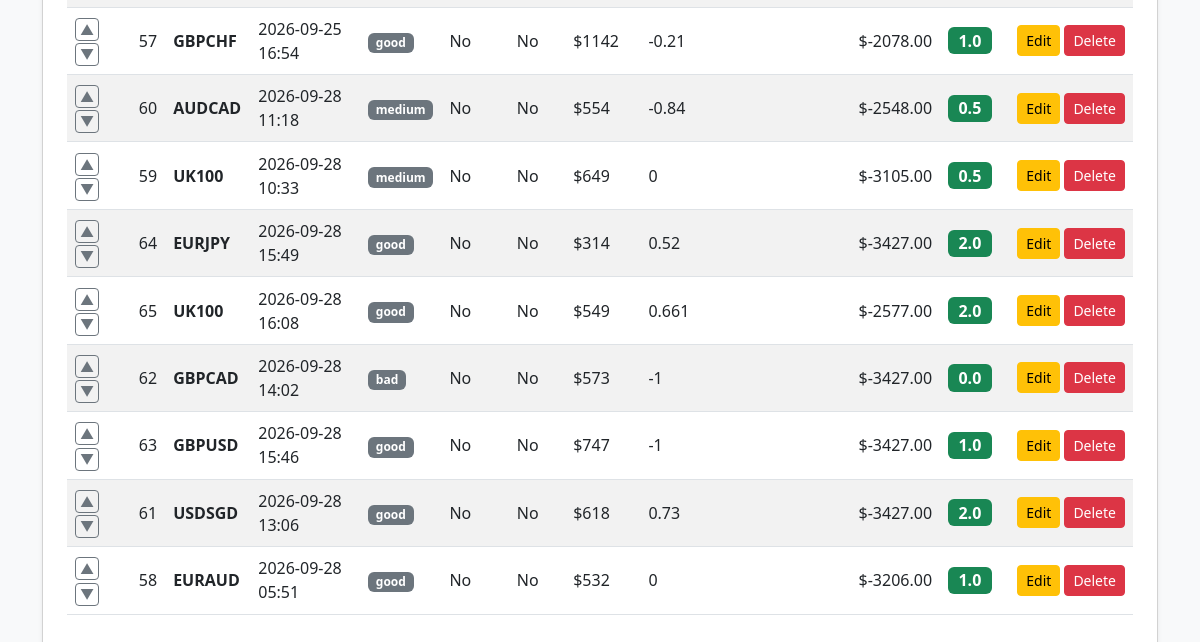
The page /trades-list (lower part) on the database as committed earlier.
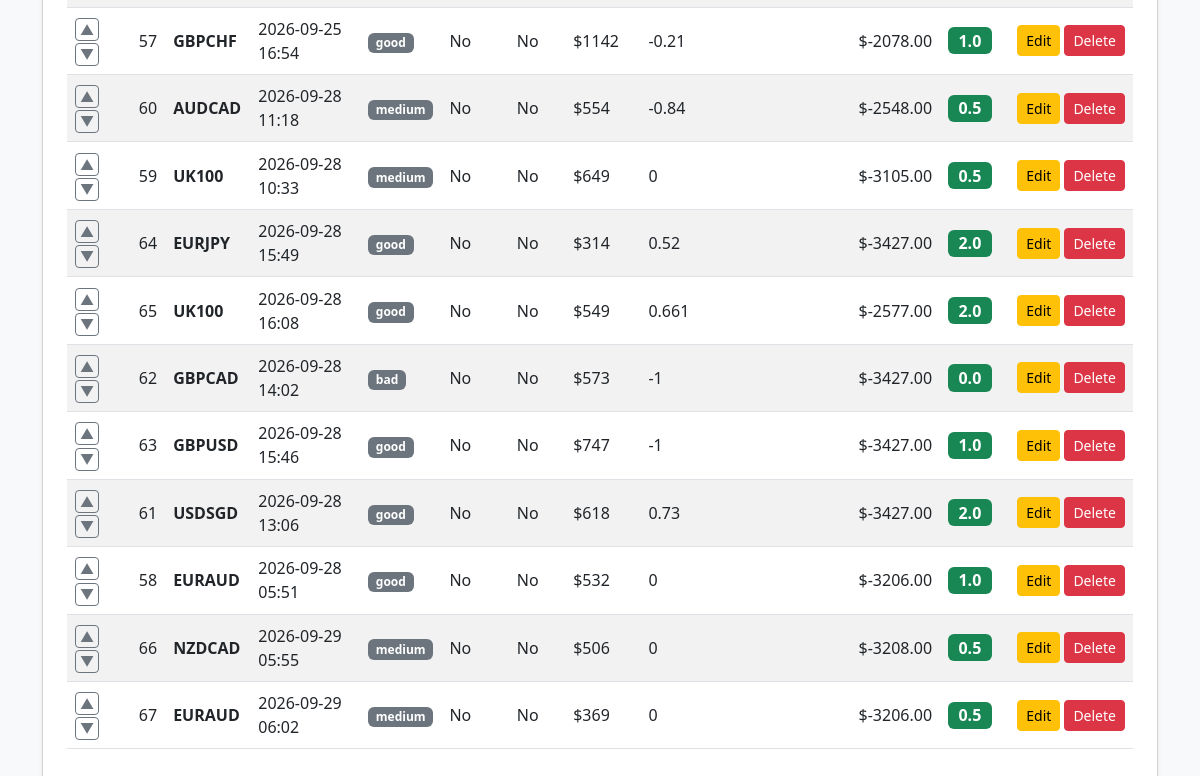
The same page on the database as committed later.
### flask_app.py (models this page shows)
class Trade(db.Model):
  id = db.Column(db.Integer, primary_key=True)
  position = db.Column(
      db.Integer, default=0
  )  # New column to track custom order
  setup_quality_str = db.Column(db.String(20), nullable=False)
  ticker = db.Column(db.String(20), nullable=False)
  entry_datetime = db.Column(db.String(50), nullable=False)
  profit_taken_str = db.Column(db.String(10), nullable=False)
  stop_loss_zero_str = db.Column(db.String(10), nullable=False)
  current_equity = db.Column(db.Float, nullable=False)
  risk_str = db.Column(db.String(20), nullable=False)
  risk_reward_str = db.Column(db.String(20), nullable=False)
  setup_score = db.Column(db.Float, nullable=False)
  profit_score = db.Column(db.Float, nullable=False)
  stop_loss_score = db.Column(db.Float, nullable=False)
  risk_score = db.Column(db.Float, nullable=False)
  risk_reward_score = db.Column(db.Float, nullable=False)
  total_score = db.Column(db.Float, nullable=False)
  timestamp = db.Column(db.DateTime, default=datetime.utcnow)

### flask_app.py (the view)
@app.route('/trades-list')
def trades_list():
  all_trades = Trade.query.order_by(Trade.position.asc()).all()
  return render_template('trades.html', trades=all_trades)

### templates/trades.html (shortened to what this page needs)
<!DOCTYPE html>
<html lang="en">
<head>
    <link href="https://cdn.jsdelivr.net/npm/bootstrap@5.3.0/dist/css/bootstrap.min.css" rel="stylesheet">
</head>
<body class="bg-light">
    <div class="container py-3">
        <div class="card shadow-sm p-4">
            <div class="table-responsive">
                <table class="table table-striped table-hover align-middle">
                    <tbody>
                        {% for trade in trades %}
                        <tr>
                            <td>
                                <a href="/trade/move/{{ trade.id }}/up" class="btn btn-sm btn-outline-secondary py-0 px-1" title="Move Up">▲</a>
                                <a href="/trade/move/{{ trade.id }}/down" class="btn btn-sm btn-outline-secondary py-0 px-1" title="Move Down">▼</a>
                            </td>
                            <td>{{ trade.id }}</td>
                            <td><strong>{{ trade.ticker }}</strong></td>
                            <td>{{ trade.entry_datetime.replace('T', ' ') }}</td>
                            <td><span class="badge bg-secondary">{{ trade.setup_quality_str }}</span></td>
                            <td>{{ trade.profit_taken_str | capitalize }}</td>
                            <td>{{ trade.stop_loss_zero_str | capitalize }}</td>
                            <td>${{ trade.risk_str }}</td>
                            <td>{{ trade.risk_reward_str }}</td>
                            <td>{{ trade.risk_over_half_str | capitalize }}</td>
                            <td>{{ trade.daily_risk_str | capitalize }}</td>
                            <td>${{ "%.2f"|format(trade.current_equity) }}</td>
                            <td><span class="badge bg-success fs-6">{{ trade.total_score }}</span></td>
                            <td>
                                <div class="d-flex gap-1">
                                    <a href="/trade/edit/{{ trade.id }}" class="btn btn-sm btn-warning">Edit</a>
                                    <form action="/trade/delete/{{ trade.id }}" method="POST" onsubmit="return confirm('Are you sure you want to delete this trade?');">
                                        <button type="submit" class="btn btn-sm btn-danger">Delete</button>
                                    </form>
                                </div>
                            </td>
                        </tr>
                        {% else %}
                        <tr>
                            <td colspan="14" class="text-center text-muted py-4">No trades logged yet.</td>
                        </tr>
                        {% endfor %}
                    </tbody>
                </table>
            </div>
        </div>
    </div>
</body>
</html>

Rows that differ between the two databases and show on the page:
added Trade: id "66", ticker "NZDCAD", entry_datetime.replace "2026-09-29 05:55", setup_quality_str "medium", profit_taken_str "No", stop_loss_zero_str "No", risk_str "506", risk_reward_str "0", current_equity "-3208.00", total_score "0.5"
added Trade: id "67", ticker "EURAUD", entry_datetime.replace "2026-09-29 06:02", setup_quality_str "medium", profit_taken_str "No", stop_loss_zero_str "No", risk_str "369", risk_reward_str "0", current_equity "-3206.00", total_score "0.5"
